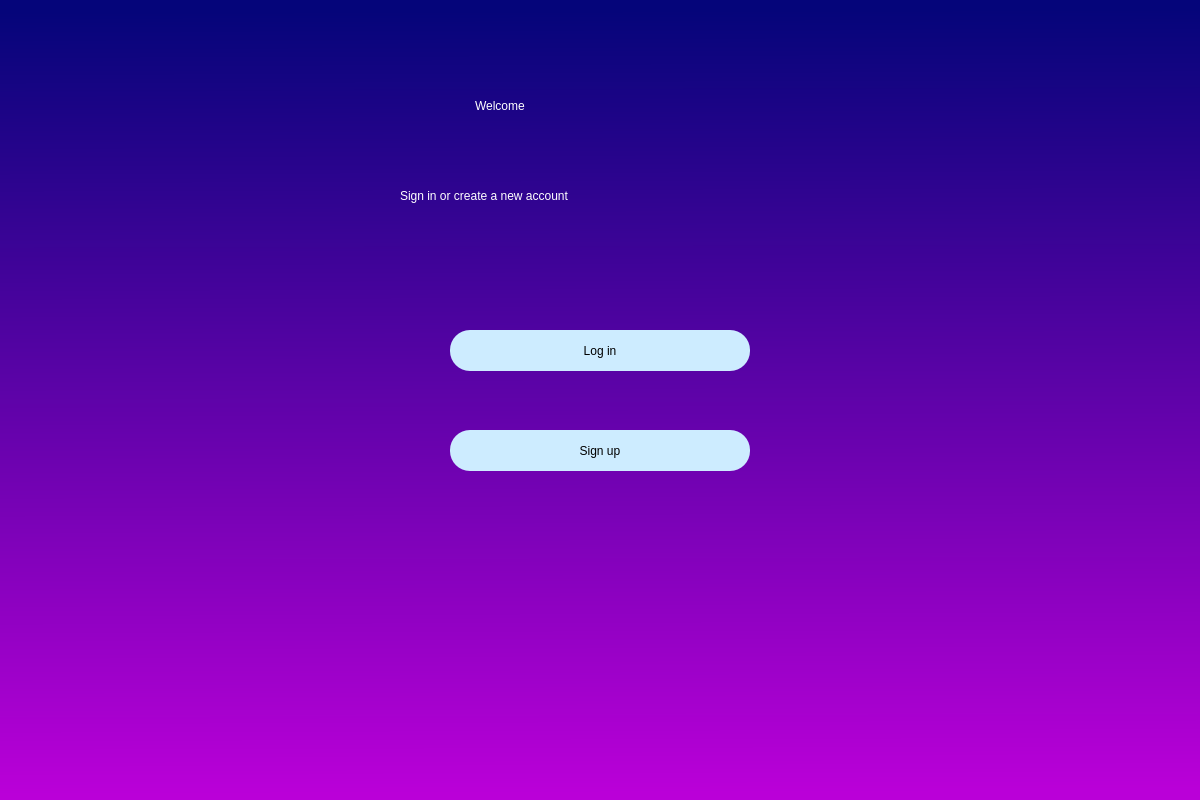
<?xml version="1.0" encoding="UTF-8"?>
<ui version="4.0">
 <class>widget2</class>
 <widget class="QMainWindow" name="widget2">
  <property name="geometry">
   <rect>
    <x>0</x>
    <y>0</y>
    <width>1200</width>
    <height>800</height>
   </rect>
  </property>
  <property name="windowTitle">
   <string>AutomaticGymTrainer</string>
  </property>
  <property name="styleSheet">
   <string notr="true">QWidget#widget{
background-color: qlineargradient(spread:pad, x1:0, y1:0, x2:0.008, y2:0.994, stop:0.0152381 rgba(5, 5, 122, 255), stop:1 rgba(186, 0, 216, 255));}</string>
  </property>
  <widget class="QWidget" name="widget">
   <property name="styleSheet">
    <string notr="true">QWidget#widget{
background-color: qlineargradient(spread:pad, x1:0, y1:0, x2:0.008, y2:0.994, stop:0.0152381 rgba(5, 5, 122, 255), stop:1 rgba(186, 0, 216, 255));}</string>
   </property>
   <widget class="QLabel" name="label">
    <property name="geometry">
     <rect>
      <x>475</x>
      <y>50</y>
      <width>250</width>
      <height>111</height>
     </rect>
    </property>
    <property name="styleSheet">
     <string notr="true">font: 75 36pt &quot;MS Shell Dlg 2&quot;;color:rgb(255, 255, 255)</string>
    </property>
    <property name="text">
     <string>Welcome</string>
    </property>
   </widget>
   <widget class="QLabel" name="label_2">
    <property name="geometry">
     <rect>
      <x>400</x>
      <y>170</y>
      <width>400</width>
      <height>51</height>
     </rect>
    </property>
    <property name="styleSheet">
     <string notr="true">font: 16pt &quot;MS Shell Dlg 2&quot;;color:rgb(255, 255, 255)</string>
    </property>
    <property name="text">
     <string>Sign in or create a new account</string>
    </property>
   </widget>
   <widget class="QPushButton" name="bt_login">
    <property name="geometry">
     <rect>
      <x>450</x>
      <y>330</y>
      <width>300</width>
      <height>41</height>
     </rect>
    </property>
    <property name="styleSheet">
     <string notr="true">border-radius:20px;
font: 75 14pt &quot;MS Shell Dlg 2&quot;;
background-color: rgb(205, 236, 255);</string>
    </property>
    <property name="text">
     <string>Log in</string>
    </property>
   </widget>
   <widget class="QPushButton" name="bt_signup">
    <property name="geometry">
     <rect>
      <x>450</x>
      <y>430</y>
      <width>300</width>
      <height>41</height>
     </rect>
    </property>
    <property name="styleSheet">
     <string notr="true">border-radius:20px;
font: 75 14pt &quot;MS Shell Dlg 2&quot;;
background-color: rgb(205, 236, 255);</string>
    </property>
    <property name="text">
     <string>Sign up</string>
    </property>
   </widget>
  </widget>
 </widget>
 <resources/>
 <connections/>
</ui>
